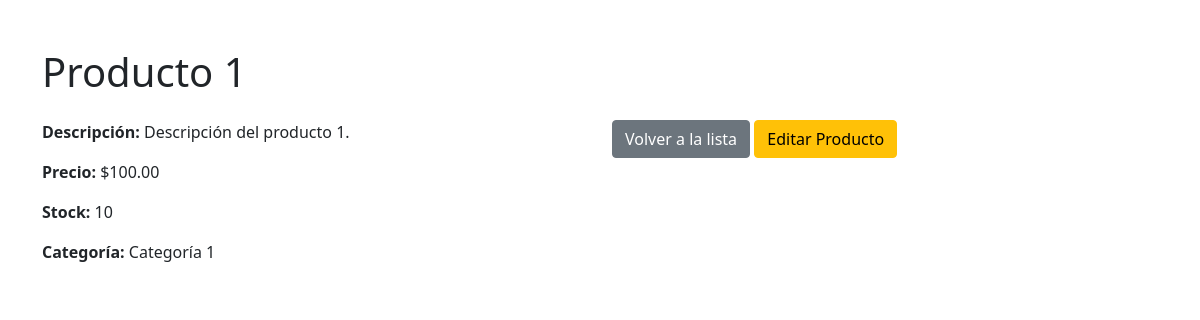
The page /productos/1/ on the database as committed earlier.
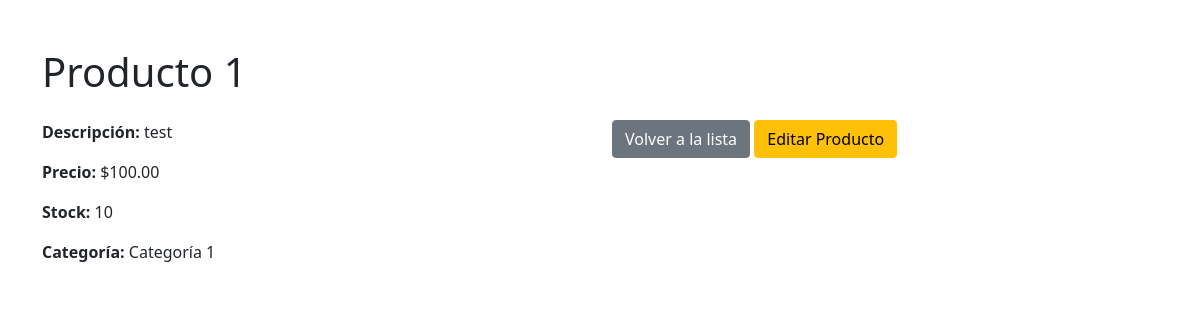
The same page on the database as committed later.
### Gestor/models.py (models this page shows, shortened)
class Producto(models.Model):
    class Meta:
        pass
    nombre = models.CharField(max_length=100)
    descripcion = models.TextField()
    precio = models.DecimalField(max_digits=10, decimal_places=2)
    stock = models.IntegerField()
    categoria = models.CharField(max_length=50)

### Gestor/views.py (the view)
# urls.py: path('productos/<int:pk>/', views.detalle_producto, name='detalle_producto'),
def detalle_producto(request, pk):
    producto = get_object_or_404(Producto, pk=pk)
    if request.method == 'POST':
        form = ProductoForm(request.POST, instance=producto)
        if form.is_valid():
            form.save()
            return redirect('Gestor:detalle_producto', pk=producto.pk)
    else:
        form = ProductoForm(instance=producto)
    return render(request, 'productos/detalle_producto.html',{'producto':producto, 'form': form})

### Gestor/templates/productos/detalle_producto.html (shortened to what this page needs)
<!DOCTYPE html>
<html lang="es">
<head>
    <link href="https://cdn.jsdelivr.net/npm/bootstrap@5.1.3/dist/css/bootstrap.min.css" rel="stylesheet">
</head>
<body>
    <div class="container mt-5">
        <h1 class="mb-4">{{ producto.nombre }}</h1>
        <div class="row">
            <div class="col-md-6">
                <p><strong>Descripción:</strong> {{ producto.descripcion }}</p>
                <p><strong>Precio:</strong> ${{ producto.precio }}</p>
                <p><strong>Stock:</strong> {{ producto.stock }}</p>
                <p><strong>Categoría:</strong> {{ producto.categoria }}</p>
            </div>
            <div class="col-md-6">
                <a href="{% url 'Gestor:lista_producto' %}" class="btn btn-secondary">Volver a la lista</a>
                <a href="#" onclick="document.getElementById('edit-form').style.display='block'" class="btn btn-warning">Editar Producto</a>
            </div>
        </div>
    </div>
</body>
</html>

Rows that differ between the two databases and show on the page:
changed Producto "Producto 1": descripcion "Descripción del producto 1." → "test"
